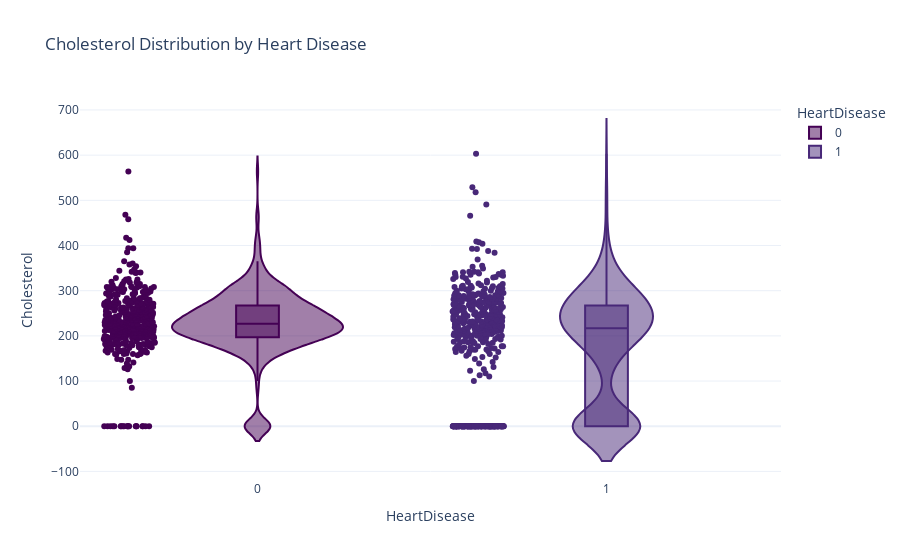

The cell this chart's notebook holds for it:
### Code cell
# --- Step 4: Summary Statistics and Visualizations ---



# 1. Summary statistics of all numeric variables
display(df.describe())

# 2. Correlation Heatmap
plt.figure(figsize=(10, 8))
sns.heatmap(df.select_dtypes(include=['int64', 'float64']).corr(),
            annot=True,
            fmt=".2f",
            cmap='viridis',
            square=True,
            linewidths=0.5)
plt.title("Correlation Heatmap of Numeric Features", fontsize=14)
plt.tight_layout()
plt.show()

# 3. Pairplot (only continuous features), use 'viridis'-inspired palette
continuous_vars = ['Age', 'RestingBP', 'Cholesterol', 'MaxHR', 'Oldpeak']

sns.pairplot(df[continuous_vars + ['HeartDisease']],
             hue='HeartDisease',
             palette=sns.color_palette("viridis", n_colors=2),
             diag_kind='kde',
             corner=True)
plt.suptitle("Pairwise Relationships of Continuous Features by Heart Disease", y=1.02)
plt.tight_layout()
plt.show()

# 4. Violin Plot Example: Cholesterol by HeartDisease
fig = px.violin(df,
                y='Cholesterol',
                x='HeartDisease',
                color='HeartDisease',
                box=True,
                points='all',
                color_discrete_sequence=px.colors.sequential.Viridis,
                title='Cholesterol Distribution by Heart Disease',
                template='plotly_white')
fig.show()

# 5. Barplot for Categorical Variable (FastingBS)
plt.figure(figsize=(6, 4))
sns.countplot(data=df, x='FastingBS', hue='HeartDisease', palette='viridis')
plt.title('Fasting Blood Sugar vs Heart Disease')
plt.xlabel('FastingBS (1 = >120 mg/dL)')
plt.ylabel('Count')
plt.tight_layout()
plt.show()

### Figure 1 — Plotly figure (JSON) as saved in the notebook; plotly's stock layout.template omitted (floating-point values rounded to 4 significant figures; data arrays with more than 128 entries replaced by an {"elided": "..."} marker saying what was removed)
{"data": [{"alignmentgroup": "True", "box": {"visible": true}, "hovertemplate": "HeartDisease=%{x}<br>Cholesterol=%{y}<extra></extra>", "legendgroup": "0", "marker": {"color": "#440154"}, "name": "0", "offsetgroup": "0", "orientation": "v", "points": "all", "scalegroup": "True", "showlegend": true, "type": "violin", "x": {"elided": "410 int values"}, "x0": " ", "xaxis": "x", "y": {"elided": "410 int values"}, "y0": " ", "yaxis": "y"}, {"alignmentgroup": "True", "box": {"visible": true}, "hovertemplate": "HeartDisease=%{x}<br>Cholesterol=%{y}<extra></extra>", "legendgroup": "1", "marker": {"color": "#482878"}, "name": "1", "offsetgroup": "1", "orientation": "v", "points": "all", "scalegroup": "True", "showlegend": true, "type": "violin", "x": {"elided": "508 int values"}, "x0": " ", "xaxis": "x", "y": {"elided": "508 int values"}, "y0": " ", "yaxis": "y"}], "layout": {"legend": {"title": {"text": "HeartDisease"}, "tracegroupgap": 0}, "title": {"text": "Cholesterol Distribution by Heart Disease"}, "violinmode": "overlay", "xaxis": {"anchor": "y", "categoryarray": [0, 1], "categoryorder": "array", "domain": [0, 1], "title": {"text": "HeartDisease"}}, "yaxis": {"anchor": "x", "domain": [0, 1], "title": {"text": "Cholesterol"}}}}
